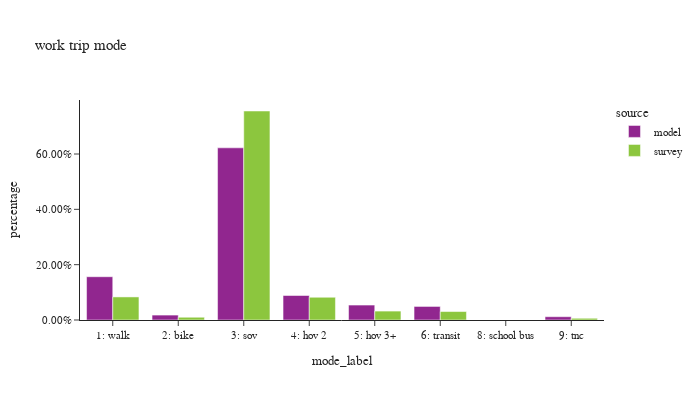

The notebook cell saved with this chart:
### Code cell
df_plot = wk_trip.groupby(['source','mode_label'])['trexpfac'].sum().reset_index()
df_plot['percentage'] = df_plot.groupby(['source'], group_keys=False)['trexpfac']. \
    apply(lambda x: x / float(x.sum()))

df_plot_ct = wk_trip.groupby(['source','mode_label'])['trexpfac'].count().reset_index(). \
    rename(columns={'trexpfac':'sample count'})
df_plot = df_plot.merge(df_plot_ct, on=['source','mode_label'])

fig = px.bar(df_plot.sort_values(by=['source']), x="mode_label", y="percentage", color="source",
             barmode="group",hover_data=['sample count'],title="work trip mode")
fig.update_layout(height=400, width=700, font=dict(size=11),
                  xaxis = dict(dtick = 1, categoryorder='category ascending'),
                  yaxis=dict(tickformat=".2%"))
fig.show()

### Figure 1 — Plotly figure (JSON) as saved in the notebook; plotly's stock layout.template omitted (floating-point values rounded to 4 significant figures)
{"data": [{"alignmentgroup": "True", "customdata": [[463838], [52724], [1845729], [262668], [160122], [145360], [62], [35189]], "hovertemplate": "source=model<br>mode_label=%{x}<br>percentage=%{y}<br>sample count=%{customdata[0]}<extra></extra>", "legendgroup": "model", "marker": {"color": "#91268F", "pattern": {"shape": ""}}, "name": "model", "offsetgroup": "model", "orientation": "v", "showlegend": true, "textposition": "auto", "type": "bar", "x": ["1: walk", "2: bike", "3: sov", "4: hov 2", "5: hov 3+", "6: transit", "8: school bus", "9: tnc"], "xaxis": "x", "y": [0.1564, 0.01778, 0.6224, 0.08857, 0.05399, 0.04901, 2.091e-05, 0.01187], "yaxis": "y"}, {"alignmentgroup": "True", "customdata": [[642], [159], [2550], [222], [84], [354], [20]], "hovertemplate": "source=survey<br>mode_label=%{x}<br>percentage=%{y}<br>sample count=%{customdata[0]}<extra></extra>", "legendgroup": "survey", "marker": {"color": "#8CC63E", "pattern": {"shape": ""}}, "name": "survey", "offsetgroup": "survey", "orientation": "v", "showlegend": true, "textposition": "auto", "type": "bar", "x": ["1: walk", "2: bike", "3: sov", "4: hov 2", "5: hov 3+", "6: transit", "9: tnc"], "xaxis": "x", "y": [0.08338, 0.009929, 0.7555, 0.08219, 0.03219, 0.03058, 0.006242], "yaxis": "y"}], "layout": {"barmode": "group", "font": {"size": 11}, "height": 400, "legend": {"title": {"text": "source"}, "tracegroupgap": 0}, "title": {"text": "work trip mode"}, "width": 700, "xaxis": {"anchor": "y", "categoryorder": "category ascending", "domain": [0.0, 1.0], "dtick": 1, "title": {"text": "mode_label"}}, "yaxis": {"anchor": "x", "domain": [0.0, 1.0], "tickformat": ".2%", "title": {"text": "percentage"}}}}
